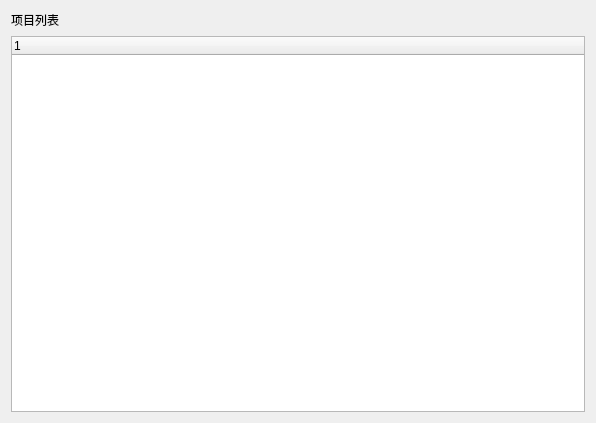
<?xml version="1.0" encoding="UTF-8"?>
<ui version="4.0">
 <class>ProTree</class>
 <widget class="QDialog" name="ProTree">
  <property name="geometry">
   <rect>
    <x>0</x>
    <y>0</y>
    <width>596</width>
    <height>423</height>
   </rect>
  </property>
  <property name="windowTitle">
   <string>Dialog</string>
  </property>
  <layout class="QVBoxLayout" name="verticalLayout_2">
   <item>
    <layout class="QVBoxLayout" name="verticalLayout" stretch="0,0">
     <property name="spacing">
      <number>7</number>
     </property>
     <item>
      <widget class="QLabel" name="label_pro">
       <property name="text">
        <string>项目列表</string>
       </property>
      </widget>
     </item>
     <item>
      <widget class="ProTreeWidget" name="treeWidget">
       <column>
        <property name="text">
         <string notr="true">1</string>
        </property>
       </column>
      </widget>
     </item>
    </layout>
   </item>
  </layout>
 </widget>
 <customwidgets>
  <customwidget>
   <class>ProTreeWidget</class>
   <extends>QTreeWidget</extends>
   <header>protreewidget.h</header>
  </customwidget>
 </customwidgets>
 <resources/>
 <connections/>
</ui>
